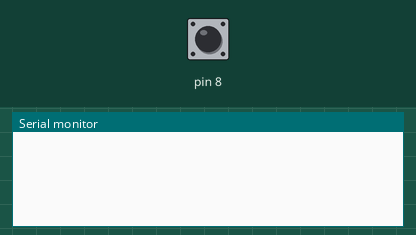
The sketch below on a simulated Arduino Uno, built with avr-gcc and run on an emulated ATmega328P. Shown: the last lines printed to the serial monitor. The test bench sets the inputs (shaded band); at power-on: pin 8 HIGH.

Above: at 1.2 s.
1.3 s: pin 8 pulled LOW for 0.15 s
At 3.2 s:
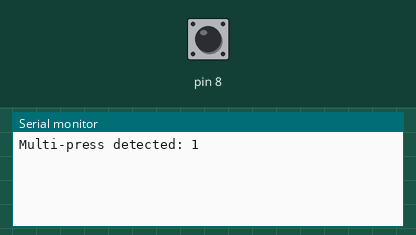
4.4 s: pin 8 pulled LOW for 3.2 s
At 5.5 s:
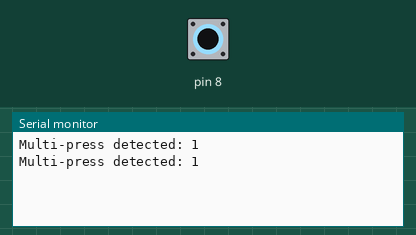
10.6 s: pin 8 pulled LOW for 3.2 s
At 11.1 s:
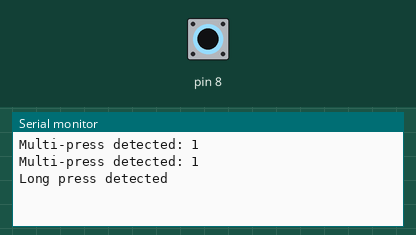
16.8 s: pin 8 pulled LOW for 3.2 s
At 18.2 s:
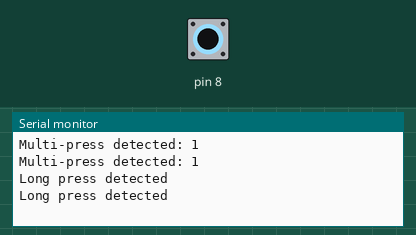
23.0 s: pin 8 pulled LOW for 3.2 s
At 24.1 s:
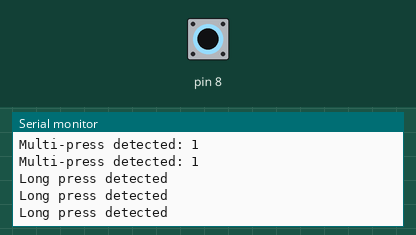

Measured:
- after the input at 1.3 s, the serial monitor: prints a new line after 0.40 s (image 1)

The sketch:

Better-Buttons.ino
```cpp
#include "Better-Buttons.h"

Button btn;

void shortPressFunc()
{
    Serial.println("Short press detected");
}

void longPressFunc()
{
    Serial.println("Long press detected");
}

void multiPressFunc(uint8_t count)
{
    Serial.print("Multi-press detected: ");
    Serial.println(count);
}

void setup()
{
    Serial.begin(115200);
    btn.begin(8);

    // Assign callbacks
    btn.shortPressCallback = shortPressFunc;
    btn.longPressCallback = longPressFunc;
    btn.multiPressCallback = multiPressFunc;
}

void loop()
{
    // Always call update in loop
    btn.update();
}
```

Better-Buttons.h
```cpp
class Button {
private:
    // Pin
    uint8_t pin;

    // State
    bool inverted;
    bool lastState = HIGH;
    bool btnPressed = false;
    uint8_t pressCount = 0;

    // Time
    unsigned long pressStartTime = 0;
    unsigned long lastReleaseTime = 0;
    unsigned long currentTime = 0;

    // Interval
    unsigned long longPressTime;
    unsigned long multiPressTimeout;

public:
    // Callbacks
    void (*shortPressCallback)();
    void (*longPressCallback)();
    void (*multiPressCallback)(uint8_t);

    // Initialize
    void begin(uint8_t btnPin, bool invert = true, unsigned long longPress = 3000, unsigned long multiPress = 400) {
        this->pin = btnPin;
        this->inverted = invert;
        this->longPressTime = longPress;
        this->multiPressTimeout = multiPress;

        pinMode(pin, INPUT_PULLUP);

        shortPressCallback = nullptr;
        longPressCallback = nullptr;
        multiPressCallback = nullptr;
    }

    void update() {
        this->currentTime = millis();
        bool rawState = digitalRead(pin);
        bool btnState = this->inverted ? !rawState : rawState;

        // Button Pressed
        if (btnState == LOW && this->lastState == HIGH) {
            this->pressStartTime = this->currentTime;
            this->btnPressed = true;
        }

        // Button Released
        if (btnState == HIGH && this->lastState == LOW) {
            this->btnPressed = false;
            unsigned long pressTime = this->currentTime - this->pressStartTime;
            if (pressTime < this->longPressTime) {
                this->pressCount++;
                this->lastReleaseTime = this->currentTime;
            }
        }

        // Long press
        if (this->btnPressed && (this->currentTime - this->pressStartTime >= this->longPressTime)) {
            this->btnPressed = false;
            this->pressCount = 0;
            if (longPressCallback) longPressCallback();
        }

        // Multi-press
        if (this->pressCount > 0 && (this->currentTime - this->lastReleaseTime >= this->multiPressTimeout)) {
            if (multiPressCallback) multiPressCallback(this->pressCount);
            this->pressCount = 0;
        }

        this->lastState = btnState;
    }
};
```
